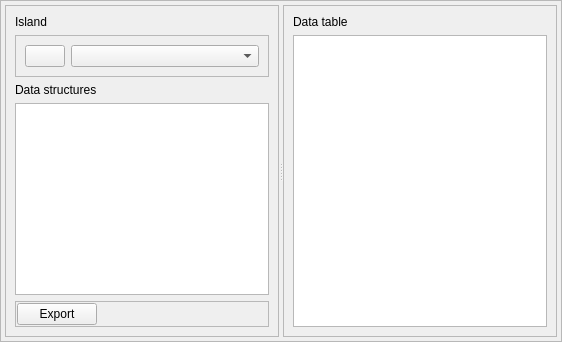
          <widget class="QWidget" name="tab">
           <attribute name="icon">
            <iconset resource="icons.qrc">
             <normaloff>:/Icons/icons/squares.svg</normaloff>:/Icons/icons/squares.svg</iconset>
           </attribute>
           <attribute name="title">
            <string>Simulation data</string>
           </attribute>
           <layout class="QHBoxLayout" name="horizontalLayout_7">
            <property name="leftMargin">
             <number>0</number>
            </property>
            <property name="topMargin">
             <number>0</number>
            </property>
            <property name="rightMargin">
             <number>0</number>
            </property>
            <property name="bottomMargin">
             <number>0</number>
            </property>
            <item>
             <widget class="QFrame" name="frame_18">
              <property name="frameShape">
               <enum>QFrame::StyledPanel</enum>
              </property>
              <property name="frameShadow">
               <enum>QFrame::Raised</enum>
              </property>
              <layout class="QVBoxLayout" name="verticalLayout_26">
               <property name="leftMargin">
                <number>4</number>
               </property>
               <property name="topMargin">
                <number>4</number>
               </property>
               <property name="rightMargin">
                <number>4</number>
               </property>
               <property name="bottomMargin">
                <number>4</number>
               </property>
               <item>
                <widget class="QSplitter" name="simulationDataSplitter">
                 <property name="orientation">
                  <enum>Qt::Horizontal</enum>
                 </property>
                 <widget class="QFrame" name="frame_28">
                  <property name="frameShape">
                   <enum>QFrame::StyledPanel</enum>
                  </property>
                  <property name="frameShadow">
                   <enum>QFrame::Raised</enum>
                  </property>
                  <layout class="QVBoxLayout" name="verticalLayout_27">
                   <item>
                    <widget class="QLabel" name="label_23">
                     <property name="text">
                      <string>Island</string>
                     </property>
                    </widget>
                   </item>
                   <item>
                    <widget class="QFrame" name="frame_40">
                     <property name="frameShape">
                      <enum>QFrame::StyledPanel</enum>
                     </property>
                     <property name="frameShadow">
                      <enum>QFrame::Raised</enum>
                     </property>
                     <layout class="QFormLayout" name="formLayout">
                      <item row="0" column="0">
                       <widget class="QPushButton" name="compute_simulation_data_pushButton">
                        <property name="toolTip">
                         <string>Update the islands dispayed</string>
                        </property>
                        <property name="text">
                         <string/>
                        </property>
                        <property name="icon">
                         <iconset resource="icons.qrc">
                          <normaloff>:/Icons/icons/gear.svg</normaloff>:/Icons/icons/gear.svg</iconset>
                        </property>
                       </widget>
                      </item>
                      <item row="0" column="1">
                       <widget class="QComboBox" name="simulation_data_island_comboBox"/>
                      </item>
                     </layout>
                    </widget>
                   </item>
                   <item>
                    <widget class="QLabel" name="label_30">
                     <property name="text">
                      <string>Data structures</string>
                     </property>
                    </widget>
                   </item>
                   <item>
                    <widget class="QListView" name="simulationDataStructuresListView"/>
                   </item>
                   <item>
                    <widget class="QFrame" name="frame_19">
                     <property name="frameShape">
                      <enum>QFrame::StyledPanel</enum>
                     </property>
                     <property name="frameShadow">
                      <enum>QFrame::Raised</enum>
                     </property>
                     <layout class="QHBoxLayout" name="horizontalLayout_12">
                      <property name="spacing">
                       <number>1</number>
                      </property>
                      <property name="leftMargin">
                       <number>1</number>
                      </property>
                      <property name="topMargin">
                       <number>1</number>
                      </property>
                      <property name="rightMargin">
                       <number>1</number>
                      </property>
                      <property name="bottomMargin">
                       <number>1</number>
                      </property>
                      <item>
                       <widget class="QPushButton" name="exportSimulationDataButton">
                        <property name="text">
                         <string>Export</string>
                        </property>
                        <property name="icon">
                         <iconset resource="icons.qrc">
                          <normaloff>:/Icons/icons/save.svg</normaloff>:/Icons/icons/save.svg</iconset>
                        </property>
                       </widget>
                      </item>
                      <item>
                       <spacer name="horizontalSpacer_6">
                        <property name="orientation">
                         <enum>Qt::Horizontal</enum>
                        </property>
                        <property name="sizeHint" stdset="0">
                         <size>
                          <width>40</width>
                          <height>20</height>
                         </size>
                        </property>
                       </spacer>
                      </item>
                     </layout>
                    </widget>
                   </item>
                  </layout>
                 </widget>
                 <widget class="QFrame" name="frame_29">
                  <property name="frameShape">
                   <enum>QFrame::StyledPanel</enum>
                  </property>
                  <property name="frameShadow">
                   <enum>QFrame::Raised</enum>
                  </property>
                  <layout class="QVBoxLayout" name="verticalLayout_28">
                   <item>
                    <widget class="QLabel" name="label_31">
                     <property name="text">
                      <string>Data table</string>
                     </property>
                    </widget>
                   </item>
                   <item>
                    <widget class="QTableView" name="simulationDataStructureTableView"/>
                   </item>
                  </layout>
                 </widget>
                </widget>
               </item>
              </layout>
             </widget>
            </item>
           </layout>
          </widget>
